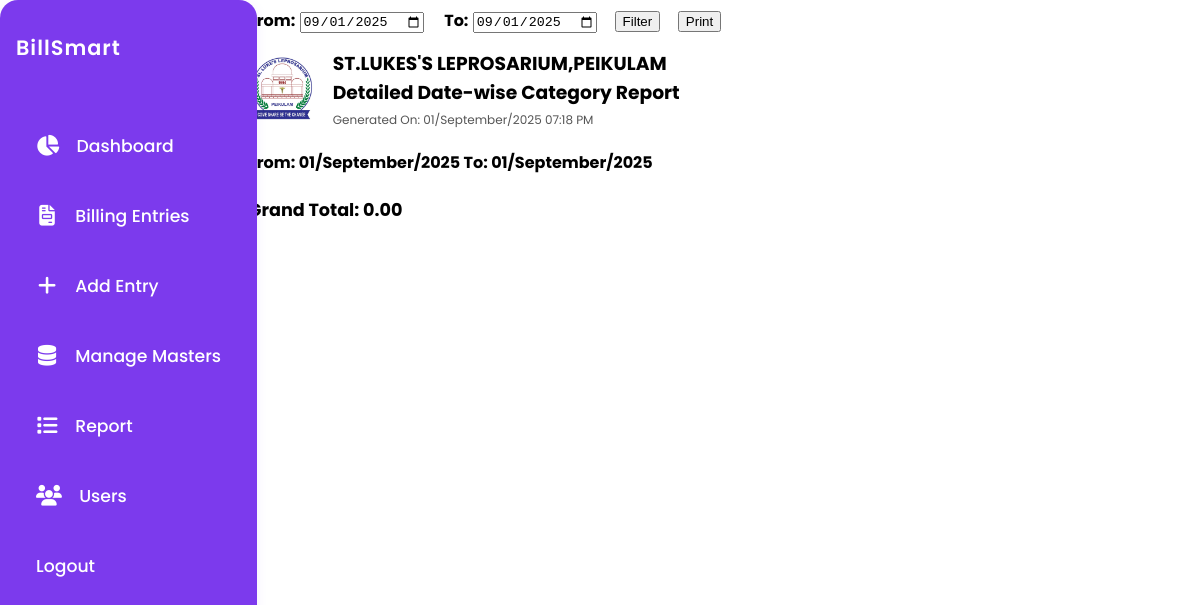
/daily_category_report (signed in), run on an earlier commit of the app's database.
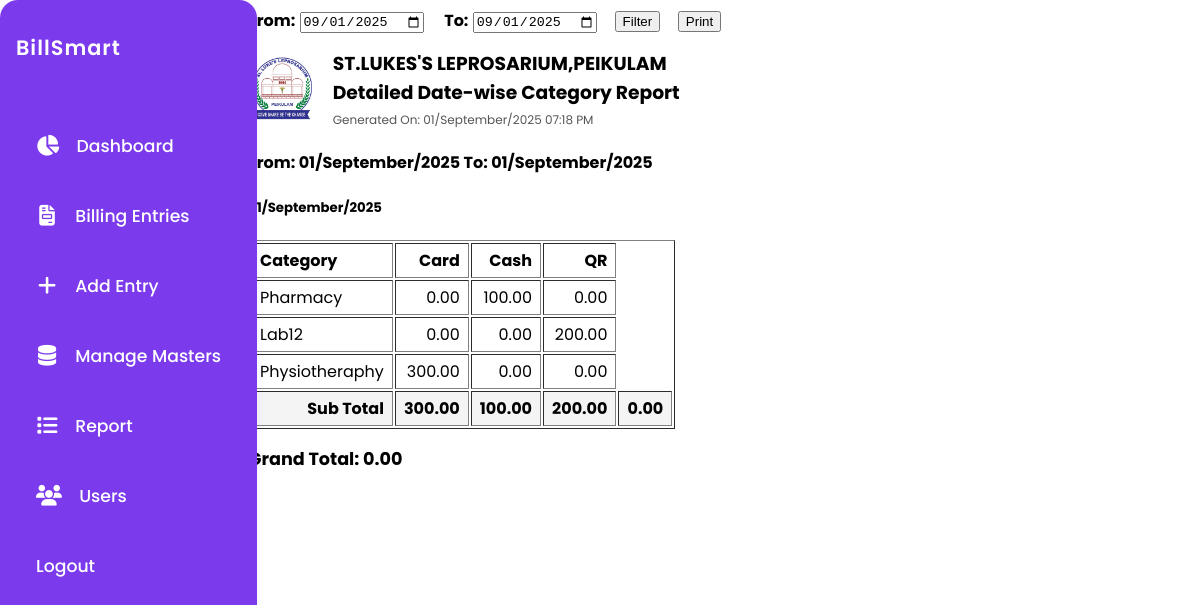
And on a later commit of the database.
### app.py (models this page shows)
class Category(db.Model):
    id = db.Column(db.Integer, primary_key=True)
    name = db.Column(db.String(100), unique=True, nullable=False)

### app.py (the view)
@app.route('/daily_category_report')
@login_required
def daily_category_report():
    today_str = datetime.now().strftime('%Y-%m-%d')
    from_date = request.args.get('from_date', today_str)
    to_date = request.args.get('to_date', today_str)
    from_dt = datetime.strptime(from_date, '%Y-%m-%d').date()
    to_dt = datetime.strptime(to_date, '%Y-%m-%d').date()
    results = db.session.query(
        HeaderEntry.date,
        Category.name.label('category'),
        PaymentType.name.label('payment_type'),
        db.func.sum(DetailsEntry.amount).label('total')
    )\
    .join(DetailsEntry, DetailsEntry.header_id == HeaderEntry.id)\
    .join(Category, DetailsEntry.category_id == Category.id)\
    .join(PaymentType, DetailsEntry.payment_type_id == PaymentType.id)\
    .filter(HeaderEntry.date >= from_dt, HeaderEntry.date <= to_dt, HeaderEntry.is_cancelled == False)\
    .group_by(HeaderEntry.date, Category.name, PaymentType.name)\
    .order_by(HeaderEntry.date, Category.name, PaymentType.name).all()
    data = {}
    payment_types = set()
    categories = set()
    for date, category, payment_type, total in results:
        payment_types.add(payment_type)
        categories.add(category)
        data.setdefault(date, {}).setdefault(category, {})[payment_type] = total or 0
    all_dates = sorted(data.keys())
    all_categories = [c.name for c in Category.query.order_by(Category.id).all() if c.name in categories]
    all_payment_types = sorted(payment_types)
    printed_datetime = datetime.now().strftime('%d/%B/%Y %I:%M %p')
    return render_template(
        'daily_category_report.html',
        data=data,
        all_dates=all_dates,
        all_categories=all_categories,
        all_payment_types=all_payment_types,
        from_date=from_date,
        to_date=to_date,
        printed_datetime=printed_datetime
    )

### app.py (called while the page is built, shortened)
def login_required(f):
    @wraps(f)
    def decorated_function(*args, **kwargs):
        if 'user_id' not in session:
            return redirect(url_for('login'))
        return f(*args, **kwargs)
    return decorated_function

@app.context_processor
def inject_usertype():
    return dict(session=session)

@app.template_filter('datetime')
def format_datetime(value, format='%d/%B/%Y'):
    if not value:
        return ''
    if isinstance(value, str):
        try:
            value = datetime.strptime(value, '%Y-%m-%d')
        except Exception:
            return value
    return value.strftime(format)

@app.before_request
def daily_backup():
    if not os.path.exists(BACKUP_DIR):
        os.makedirs(BACKUP_DIR)
    today = datetime.now().strftime('%Y-%m-%d')
    last_backup = None
    if os.path.exists(LAST_BACKUP_FILE):
        with open(LAST_BACKUP_FILE, 'r') as f:
            last_backup = f.read().strip()

### templates/daily_category_report.html (shortened to what this page needs)
<!DOCTYPE html>
<html lang="en">
<head>
</head>
<body>
    <div class="container">
        {% include '_navbar.html' %}
        <form method="get" style="margin-bottom:1em;">
            <label><b>From:</b> <input type="date" name="from_date" value="{{ from_date }}"></label>
            <label style="margin-left:1em;"><b>To:</b> <input type="date" name="to_date" value="{{ to_date }}"></label>
            <button type="submit" id ="filter-btn" style="margin-left:1em;">Filter</button>
            <button type="button" id ="print-btn" onclick="printReport()" style="margin-left:1em;">Print</button>
        </form>
        <div id="report-content">
            <div style="display: flex; align-items: center; justify-content: flex-start; margin-bottom: 8px;">
                <img src="/static/logo.jpg" alt="Logo" style="height:70px; width:auto; margin-right:18px; display:block;">
                <div style="flex:1;">
                    <h3 style="margin:0;">ST.LUKES'S LEPROSARIUM,PEIKULAM</h3>
                    <h3 style="margin:0;">Detailed Date-wise Category Report</h3>
                    <div style="font-size:12px; color:#555; margin-top:4px;">Generated On: {{ printed_datetime }}</div>
                </div>
            </div>
            <h4>
                From: {{ from_date|datetime('%d/%B/%Y') if from_date else '' }}
                To: {{ to_date|datetime('%d/%B/%Y') if to_date else '' }}
            </h4>
            {% for date in all_dates %}
                <h5>{{ date|datetime('%d/%B/%Y') }}</h5>
                <table border="1" cellpadding="4">
                    <tr>
                        <th>Category</th>
                        {% for pt in all_payment_types %}
                            <th>{{ pt }}</th>
                        {% endfor %}
                    </tr>
                    {% set date_subtotal = 0 %}
                    {% set payment_type_subtotals = [] %}
                    {% for pt in all_payment_types %}
                        {% set _ = payment_type_subtotals.append(0) %}
                    {% endfor %}
                    {% for cat in all_categories %}
                        {% set row_total = 0 %}
                        <tr>
                            <td>{{ cat }}</td>
                            {% for pt_idx in range(all_payment_types|length) %}
                                {% set pt = all_payment_types[pt_idx] %}
                                {% set amt = data[date].get(cat, {}).get(pt, 0) %}
                                <td style="text-align:right;">{{ '%.2f' % amt }}</td>
                                {% set row_total = row_total + amt %}
                                {% set payment_type_subtotals = payment_type_subtotals.__setitem__(pt_idx, payment_type_subtotals[pt_idx] + amt) or payment_type_subtotals %}
                            {% endfor %}
                        </tr>
                        {% set date_subtotal = date_subtotal + row_total %}
                    {% endfor %}
                    <tr style="font-weight:bold; background:#f4f4f4;">
                        <td style="text-align:right;">Sub Total</td>
                        {% for pt_idx in range(all_payment_types|length) %}
                            <td style="text-align:right;"><b>{{ '%.2f' % payment_type_subtotals[pt_idx] }}</b></td>
                        {% endfor %}
                        <td style="text-align:right;"><b>{{ '%.2f' % date_subtotal }}</b></td>
                    </tr>
                </table>
                {% if grand_total is defined %}
                    {% set grand_total = grand_total + date_subtotal %}
                {% else %}
                    {% set grand_total = date_subtotal %}
                {% endif %}
            {% endfor %}
            {% set overall_total = 0 %}
            {% for date in all_dates %}
                {% set date_subtotal = 0 %}
                {% for cat in all_categories %}
                    {% set row_total = 0 %}
                    {% for pt in all_payment_types %}
                        {% set amt = data[date].get(cat, {}).get(pt, 0) %}
                        {% set row_total = row_total + amt %}
                    {% endfor %}
                    {% set date_subtotal = date_subtotal + row_total %}
                {% endfor %}
                {% set overall_total = overall_total + date_subtotal %}
            {% endfor %}
            <div style="margin-top:1em; font-weight:bold; font-size:1.1em;">Grand Total: {{ '%.2f' % overall_total }}</div>
            </div>
        </div>
        <a href="{{ url_for('index') }}" class="back">Back</a>
</body>
</html>

### templates/_navbar.html (shortened to what this page needs)
<link rel="stylesheet" href="https://cdnjs.cloudflare.com/ajax/libs/font-awesome/6.4.2/css/all.min.css" />
<nav class="sidebar">
    <div class="logo">BillSmart</div>
    <a href="{{ url_for('dashboard') }}" {% if request.endpoint == 'dashboard' %}class="active"{% endif %}><i class="fa-solid fa-chart-pie"></i>Dashboard</a>
    <a href="{{ url_for('index') }}" {% if request.endpoint == 'index' %}class="active"{% endif %}><i class="fa-solid fa-file-invoice"></i>Billing Entries</a>
    <a href="{{ url_for('add_entry') }}" {% if request.endpoint == 'add_entry' %}class="active"{% endif %}><i class="fa-solid fa-plus"></i>Add Entry</a>
    <a href="{{ url_for('masters') }}" {% if request.endpoint == 'masters' %}class="active"{% endif %}><i class="fa-solid fa-database"></i>Manage Masters</a>
    <a href="{{ url_for('category_report') }}" {% if request.endpoint == 'category_report' %}class="active"{% endif %}><i class="fa-solid fa-list"></i>Report</a>
    {% if session.get('usertype') == 'admin' %}
    <a href="{{ url_for('users') }}" {% if request.path == url_for('users') %}class="active"{% endif %}><i class="fa-solid fa-users"></i>Users</a>
    {% endif %}
    <a href="{{ url_for('logout') }}">Logout</a>
</nav>

### templates/daily_category_report.html (style rules this page uses)
th, td { text-align: right; padding: 4px 8px; }
th:first-child, td:first-child { text-align: left; }

### templates/_navbar.html (style rules this page uses)
body { font-family: 'Poppins', Arial, sans-serif; }
.sidebar { background: #7c3aed; padding: 2em 1em; border-radius: 18px; min-width: 220px; height: 100vh; position: fixed; top: 0; left: 0; display: flex; flex-direction: column; gap: 1em; z-index: 100; box-shadow: 0 2px 12px rgba(124,58,237,0.08); }
.sidebar .logo { font-size: 1.3em; font-weight: 600; color: #fff; margin-bottom: 2em; letter-spacing: 1px; text-align: left; }
.sidebar a { color: #fff; text-decoration: none; font-weight: 500; transition: background 0.2s, color 0.2s; padding: 12px 20px; border-radius: 10px; margin-bottom: 4px; display: flex; align-items: center; gap: 1em; font-size: 1.08em; }
.sidebar a i { font-size: 1.2em; min-width: 22px; text-align: center; }
.container { margin-left: 240px !important; max-width: 900px; }

What changed in the data, as far as the page shows it:
now on this page (row unchanged): Category: name "Pharmacy", amt "0.00" "100.00" "0.00"
now on this page (row edited): Category: name "Lab12", amt "0.00" "0.00" "200.00"
now on this page (row unchanged): Category: name "Physiotheraphy", amt "300.00" "0.00" "0.00"
Also different on the page:
new list line: "01/September/2025 Category Card Cash QR Sub Total 300.00 100.00 200.00 0.00"
